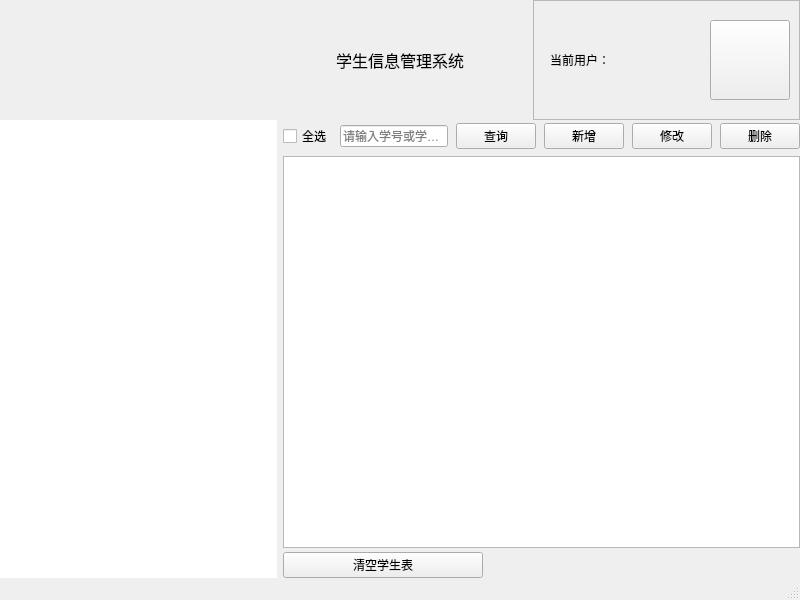
<?xml version="1.0" encoding="UTF-8"?>
<ui version="4.0">
 <class>MainWindow</class>
 <widget class="QMainWindow" name="MainWindow">
  <property name="geometry">
   <rect>
    <x>0</x>
    <y>0</y>
    <width>800</width>
    <height>600</height>
   </rect>
  </property>
  <property name="minimumSize">
   <size>
    <width>800</width>
    <height>480</height>
   </size>
  </property>
  <property name="windowTitle">
   <string>学生信息管理系统</string>
  </property>
  <property name="styleSheet">
   <string notr="true"/>
  </property>
  <widget class="QWidget" name="centralwidget">
   <layout class="QGridLayout" name="gridLayout_2">
    <property name="leftMargin">
     <number>0</number>
    </property>
    <property name="topMargin">
     <number>0</number>
    </property>
    <property name="rightMargin">
     <number>0</number>
    </property>
    <property name="bottomMargin">
     <number>0</number>
    </property>
    <property name="horizontalSpacing">
     <number>6</number>
    </property>
    <property name="verticalSpacing">
     <number>0</number>
    </property>
    <item row="1" column="1" colspan="2">
     <widget class="QStackedWidget" name="stackedWidget">
      <property name="currentIndex">
       <number>0</number>
      </property>
      <widget class="QWidget" name="page">
       <layout class="QVBoxLayout" name="verticalLayout">
        <property name="spacing">
         <number>4</number>
        </property>
        <property name="leftMargin">
         <number>0</number>
        </property>
        <property name="topMargin">
         <number>0</number>
        </property>
        <property name="rightMargin">
         <number>0</number>
        </property>
        <property name="bottomMargin">
         <number>0</number>
        </property>
        <item>
         <layout class="QHBoxLayout" name="horizontalLayout">
          <property name="spacing">
           <number>8</number>
          </property>
          <property name="topMargin">
           <number>3</number>
          </property>
          <property name="bottomMargin">
           <number>3</number>
          </property>
          <item>
           <widget class="QCheckBox" name="selectAllCheckBox">
            <property name="text">
             <string>全选</string>
            </property>
           </widget>
          </item>
          <item>
           <widget class="QLineEdit" name="searchLineEdit">
            <property name="inputMask">
             <string/>
            </property>
            <property name="text">
             <string/>
            </property>
            <property name="placeholderText">
             <string>请输入学号或学生姓名</string>
            </property>
           </widget>
          </item>
          <item>
           <widget class="QPushButton" name="queryBtn">
            <property name="text">
             <string>查询</string>
            </property>
           </widget>
          </item>
          <item>
           <widget class="QPushButton" name="addBtn">
            <property name="text">
             <string>新增</string>
            </property>
           </widget>
          </item>
          <item>
           <widget class="QPushButton" name="modifyBtn">
            <property name="text">
             <string>修改</string>
            </property>
           </widget>
          </item>
          <item>
           <widget class="QPushButton" name="deleteBtn">
            <property name="text">
             <string>删除</string>
            </property>
           </widget>
          </item>
         </layout>
        </item>
        <item>
         <widget class="QTableWidget" name="tableWidget"/>
        </item>
        <item>
         <widget class="QPushButton" name="clearStuTableBtn">
          <property name="maximumSize">
           <size>
            <width>200</width>
            <height>16777215</height>
           </size>
          </property>
          <property name="text">
           <string>清空学生表</string>
          </property>
         </widget>
        </item>
       </layout>
      </widget>
      <widget class="QWidget" name="page_2">
       <layout class="QVBoxLayout" name="verticalLayout_2">
        <item>
         <layout class="QHBoxLayout" name="horizontalLayout_2">
          <item>
           <widget class="QLineEdit" name="searchAdminLineEdit">
            <property name="text">
             <string/>
            </property>
            <property name="maxLength">
             <number>10</number>
            </property>
            <property name="placeholderText">
             <string>请输入用户名</string>
            </property>
           </widget>
          </item>
          <item>
           <widget class="QPushButton" name="queryAdminBtn">
            <property name="text">
             <string>查询</string>
            </property>
           </widget>
          </item>
          <item>
           <widget class="QPushButton" name="deleteAdminBtn">
            <property name="text">
             <string>删除</string>
            </property>
           </widget>
          </item>
          <item>
           <widget class="QPushButton" name="modifyAdminBtn">
            <property name="text">
             <string>修改</string>
            </property>
           </widget>
          </item>
         </layout>
        </item>
        <item>
         <widget class="QTableWidget" name="adminTable"/>
        </item>
       </layout>
      </widget>
     </widget>
    </item>
    <item row="0" column="0" colspan="3">
     <widget class="QWidget" name="titleWidget" native="true">
      <property name="minimumSize">
       <size>
        <width>80</width>
        <height>120</height>
       </size>
      </property>
      <property name="styleSheet">
       <string notr="true"/>
      </property>
      <layout class="QGridLayout" name="gridLayout" columnstretch="1,1,1">
       <property name="leftMargin">
        <number>0</number>
       </property>
       <property name="topMargin">
        <number>0</number>
       </property>
       <property name="rightMargin">
        <number>0</number>
       </property>
       <property name="bottomMargin">
        <number>0</number>
       </property>
       <property name="spacing">
        <number>0</number>
       </property>
       <item row="0" column="1" rowspan="2">
        <widget class="QLabel" name="infoLabel">
         <property name="font">
          <font>
           <family>Microsoft YaHei</family>
           <pointsize>12</pointsize>
          </font>
         </property>
         <property name="styleSheet">
          <string notr="true"/>
         </property>
         <property name="text">
          <string>学生信息管理系统</string>
         </property>
         <property name="alignment">
          <set>Qt::AlignCenter</set>
         </property>
        </widget>
       </item>
       <item row="1" column="0">
        <spacer name="horizontalSpacer">
         <property name="orientation">
          <enum>Qt::Horizontal</enum>
         </property>
         <property name="sizeType">
          <enum>QSizePolicy::Minimum</enum>
         </property>
         <property name="sizeHint" stdset="0">
          <size>
           <width>240</width>
           <height>20</height>
          </size>
         </property>
        </spacer>
       </item>
       <item row="0" column="2" rowspan="2">
        <widget class="QFrame" name="frame">
         <property name="minimumSize">
          <size>
           <width>0</width>
           <height>60</height>
          </size>
         </property>
         <property name="frameShape">
          <enum>QFrame::StyledPanel</enum>
         </property>
         <property name="frameShadow">
          <enum>QFrame::Raised</enum>
         </property>
         <layout class="QHBoxLayout" name="horizontalLayout_3">
          <property name="leftMargin">
           <number>16</number>
          </property>
          <item>
           <widget class="QLabel" name="adminLabel">
            <property name="font">
             <font>
              <family>Microsoft YaHei</family>
              <pointsize>9</pointsize>
             </font>
            </property>
            <property name="styleSheet">
             <string notr="true"/>
            </property>
            <property name="text">
             <string>当前用户：</string>
            </property>
            <property name="alignment">
             <set>Qt::AlignLeading|Qt::AlignLeft|Qt::AlignVCenter</set>
            </property>
           </widget>
          </item>
          <item>
           <spacer name="horizontalSpacer_2">
            <property name="orientation">
             <enum>Qt::Horizontal</enum>
            </property>
            <property name="sizeType">
             <enum>QSizePolicy::Preferred</enum>
            </property>
            <property name="sizeHint" stdset="0">
             <size>
              <width>180</width>
              <height>20</height>
             </size>
            </property>
           </spacer>
          </item>
          <item>
           <widget class="QPushButton" name="exitBtn">
            <property name="minimumSize">
             <size>
              <width>80</width>
              <height>80</height>
             </size>
            </property>
            <property name="toolTip">
             <string/>
            </property>
            <property name="styleSheet">
             <string notr="true"/>
            </property>
            <property name="text">
             <string/>
            </property>
           </widget>
          </item>
         </layout>
        </widget>
       </item>
      </layout>
     </widget>
    </item>
    <item row="2" column="2">
     <widget class="QWidget" name="userWidget" native="true"/>
    </item>
    <item row="1" column="0" rowspan="2">
     <widget class="QTreeWidget" name="treeWidget">
      <property name="minimumSize">
       <size>
        <width>250</width>
        <height>0</height>
       </size>
      </property>
      <property name="maximumSize">
       <size>
        <width>300</width>
        <height>16777215</height>
       </size>
      </property>
      <property name="font">
       <font>
        <family>Microsoft YaHei</family>
        <pointsize>10</pointsize>
       </font>
      </property>
      <property name="styleSheet">
       <string notr="true"/>
      </property>
      <property name="frameShape">
       <enum>QFrame::NoFrame</enum>
      </property>
      <property name="headerHidden">
       <bool>true</bool>
      </property>
      <column>
       <property name="text">
        <string notr="true">1</string>
       </property>
      </column>
     </widget>
    </item>
   </layout>
  </widget>
  <widget class="QMenuBar" name="menubar">
   <property name="geometry">
    <rect>
     <x>0</x>
     <y>0</y>
     <width>800</width>
     <height>17</height>
    </rect>
   </property>
  </widget>
  <widget class="QStatusBar" name="statusbar"/>
 </widget>
 <resources/>
 <connections/>
</ui>
